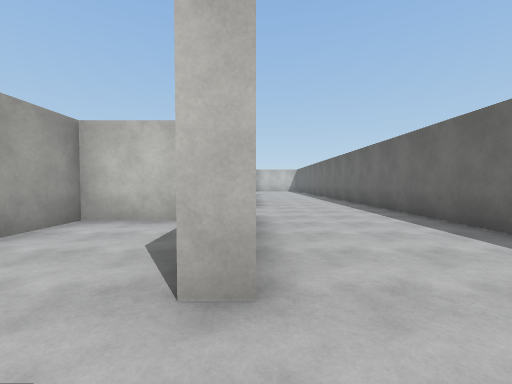
[1] (above)

20 first-person views from a walk through a scene from a Unity 3-D project. The camera is 1.5 m above the floor, tilts 2° down and sees 90° across. The floor is counted in squares, 2 m on a side. Each view is taken from the middle of a square. On the plan, view 1 faces up. The plan holds only what a view shows up to about 9 squares ahead; the rest is blank. The place goes on beyond the plan. The player is left out. Some animated figures are not drawn. Surface patterns are stand-ins for the level's own textures.

[2]
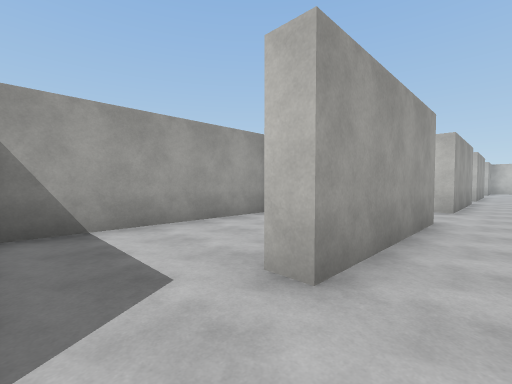

[3]
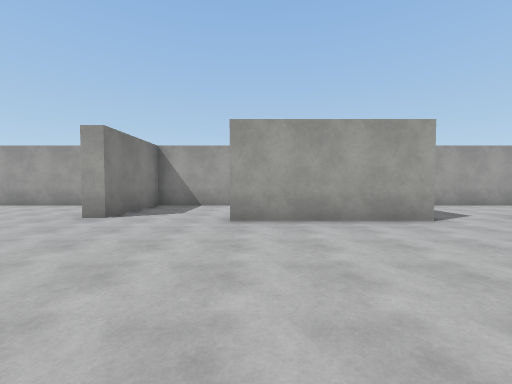

[4]
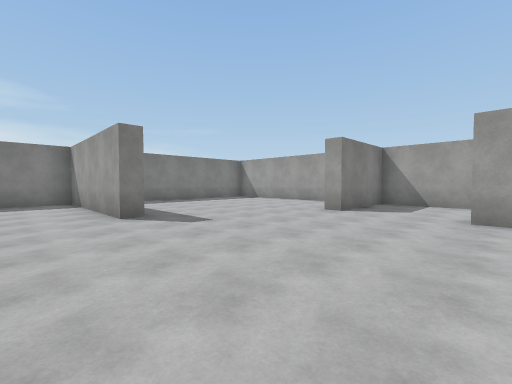

[5]
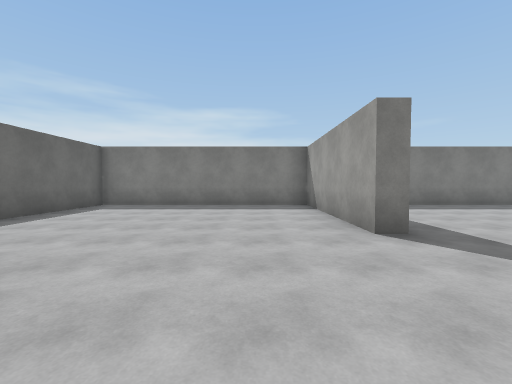

[6]
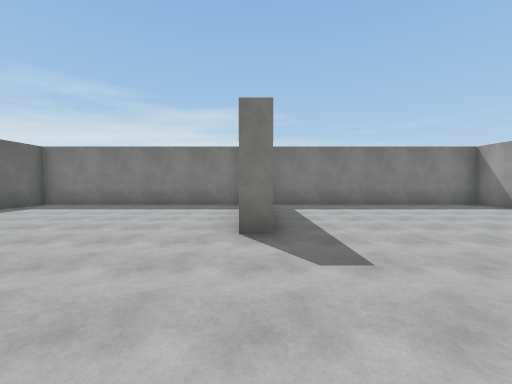

[7]
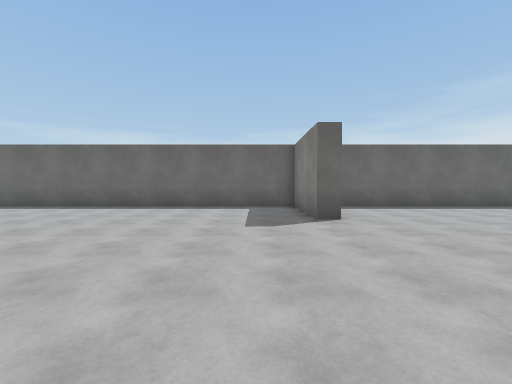

[8]
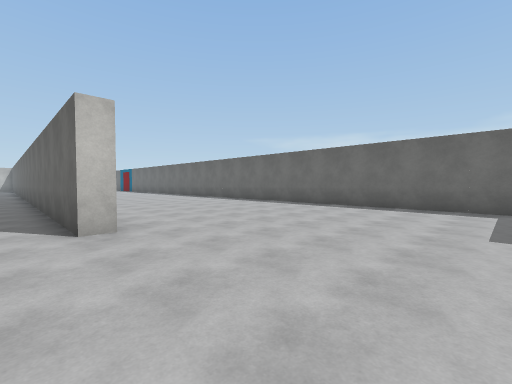

[9]
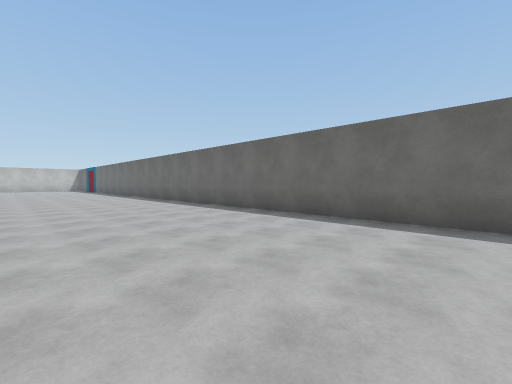

[10]
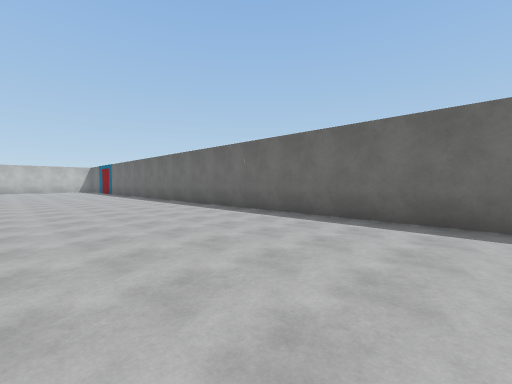

[11]
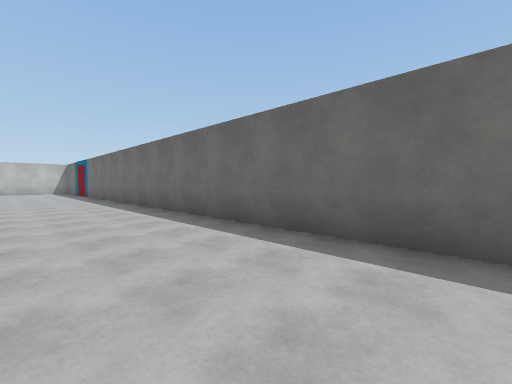

[12]
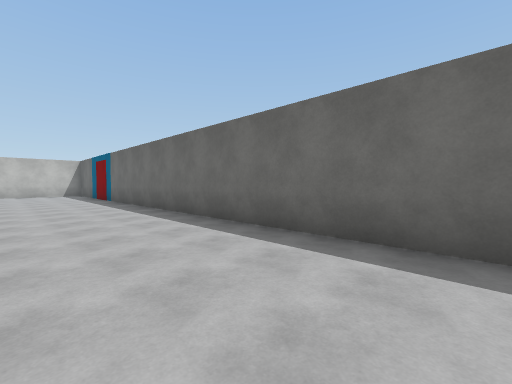

[13]
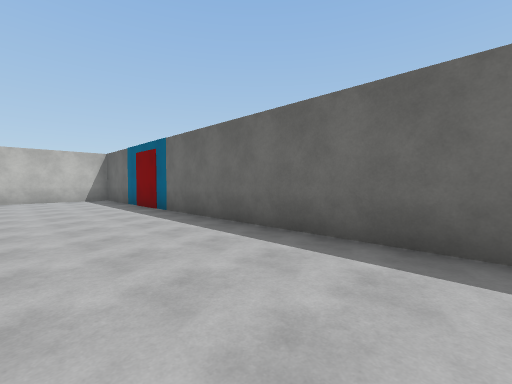

[14]
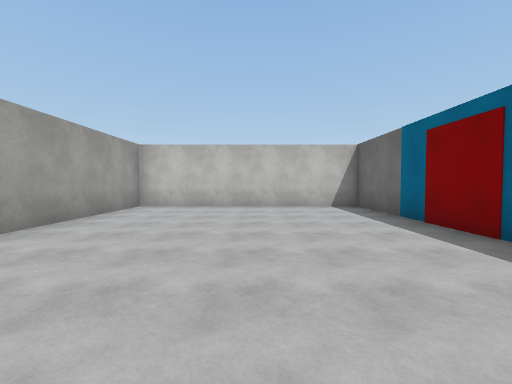

[15]
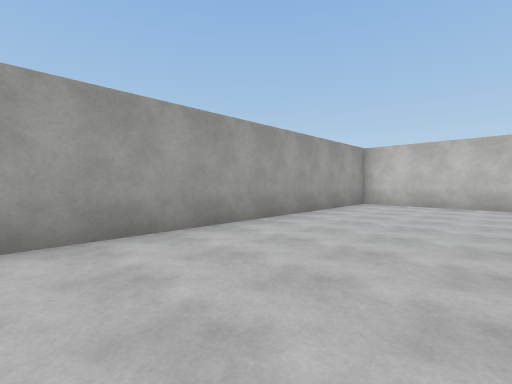

[16]
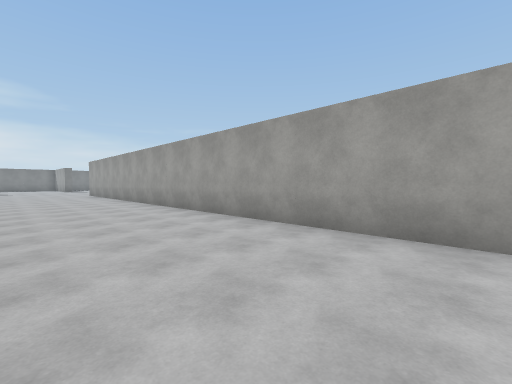

[17]
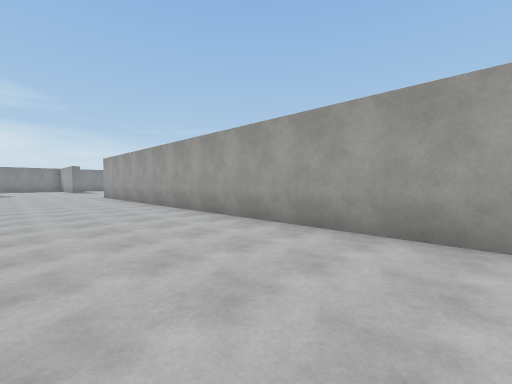

[18]
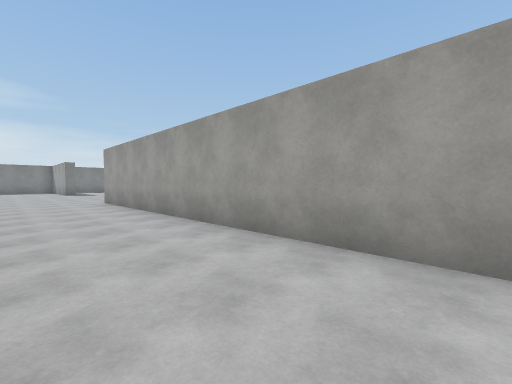

[19]
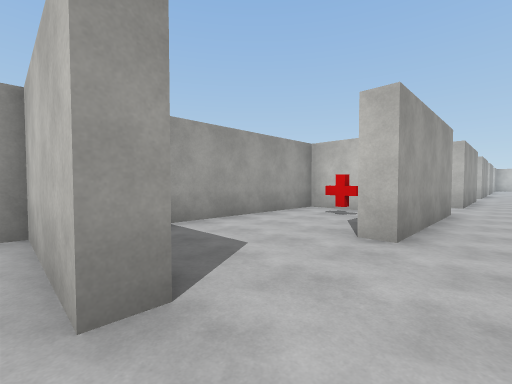

[20]
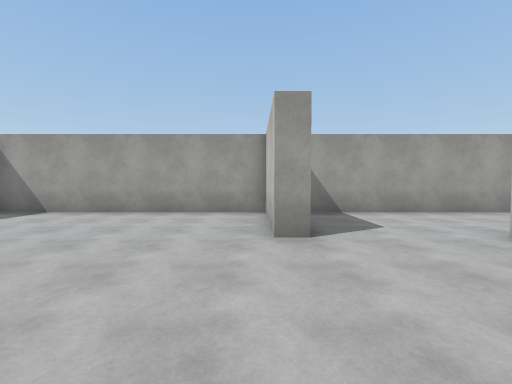

### Floor plan
Ten units are one square. View 1 is at (0, 0); x grows to the right and y downward. Boxes are objects, and circles mark ways between rooms. Rooms are numbered by the first view taken in them; rooms with no view inside come last. Other rooms are left out.
<svg viewBox="-40 -238 158 390">
<path fill="none" stroke="#000" d="M0 -16 -5 -16M-15 -51 -35 -51 -35 1M0 -56 0 -16M44 18 38 18 38 -90M0 5 0 45 -5 45M-19 10 -35 10 -35 72 -5 72 -5 77 -35 77 -35 147 35 147M0 -118 0 -79M82 79 82 72 113 72 113 -233 42 -233 42 10M36 97 42 97 42 147 113 147 113 88"/>
<rect x="-25" y="15" width="10" height="10" fill="#bbb"><title>other object</title></rect>
<circle cx="0" cy="-5" r="3" fill="#2a7"/>
<text x="-20" y="-20">1</text>
<text x="50" y="-40">2</text>
</svg>
Room 1 opens to room 2.

Where each view was taken, in squares from view 1:
view 1: 0 up, 0 right, facing up
view 2: 0 up, 1 right, facing up-left
view 3: 4 down, 5 right, facing left
view 4: 4 down, 6 right, facing down-left
view 5: 6 down, 6 right, facing down
view 6: 6 down, 4 right, facing down
view 7: 6 down, 3 right, facing right
view 8: 6 down, 3 right, facing up-right
view 9: 5 down, 6 right, facing up-right
view 10: 1 down, 6 right, facing up-right
view 11: 2 up, 8 right, facing up-right
view 12: 6 up, 8 right, facing up-right
view 13: 11 up, 8 right, facing up-right
view 14: 15 up, 8 right, facing up
view 15: 14 up, 8 right, facing up-left
view 16: 16 up, 8 right, facing down-left
view 17: 13 up, 8 right, facing down-left
view 18: 9 up, 7 right, facing down-left
view 19: 8 down, 1 right, facing up-left
view 20: 8 down, 3 right, facing left
